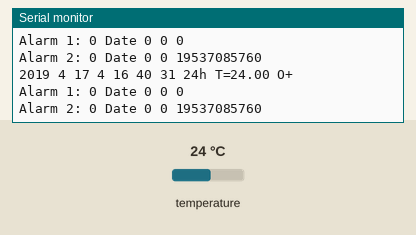
Simulated run of this sketch. Board: ESP32. On the bench: the last lines printed to the serial monitor. Inputs (shaded band) come from the test bench; at power-on: temperature 24 °C. The local clock reads 2024-03-15 10:24:30 at power-on unless the sketch sets it.

Above: at 1.4 s.
1.5 s: temperature set to 12 °C
At 2.8 s:
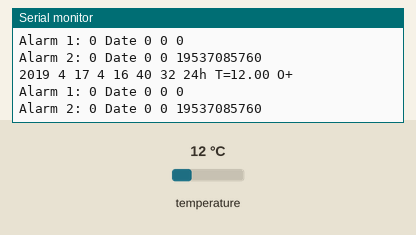
3.0 s: temperature set to 19 °C
At 3.9 s:
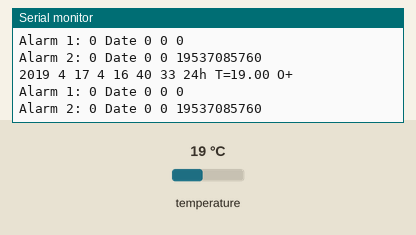

The sketch:

Arduino_ESP32_RTC_ds3231.ino
```cpp
/***********************************************************************
 * Project      :     Arduino_ESP32_RTC_ds3231
 * Description  :     ติดต่อกับไอซีฐานเวลา ds3231
 * Author       :     Tenergy Innovation Co., Ltd.
 * Date         :     14 Nov 2018
 * Revision     :     1.0
 * Rev1.0       :     Original
 * website      :     http://www.tenergyinnovation.co.th
 * Facebook     :     https://www.facebook.com/tenergy.innovation
 * Email        :     uten.boonliam@innovation.co.th
 * TEL          :     089-140-7205

/**************************************/
/*         include library            */
/**************************************/
#include <DS3231.h>
#include <Wire.h>

/**************************************/
/*        object define             */
/**************************************/
DS3231 Clock;

/**************************************/
/*       Global variable define       */
/**************************************/
bool Century=false;
bool h12;
bool PM;
byte ADay, AHour, AMinute, ASecond, ABits;
bool ADy, A12h, Apm;


 /***********************************************************************
 * FUNCTION:    setup
 * DESCRIPTION: setup process
 * PARAMETERS:  nothing
 * RETURNED:    nothing
 ***********************************************************************/
void setup() {
	// Start the I2C interface
	Wire.begin();
	// Start the serial interface
	Serial.begin(9600);
  Serial.println("************************************************");
  Serial.println("Project      :  Arduino_ESP32_RTC_ds3231");
  Serial.println("Author       :  Tenergy Innovation Co., Ltd.");
  Serial.println("Date         :  14 Nov 2018");
  Serial.println("website      :  http://www.tenergyinnovation.co.th");
  Serial.println("Email        :  uten.boonliam@innovation.co.th");
  Serial.println("TEL          :  089-140-7205");
  Serial.println("************************************************");
  //Date
  Clock.setYear(19);
  Clock.setMonth(04);
  Clock.setDate(17);
  Clock.setDoW(4);
  //Time
  Clock.setHour(16);
  Clock.setMinute(40);

}


 /***********************************************************************
 * FUNCTION:    loop
 * DESCRIPTION: loop process
 * PARAMETERS:  nothing
 * RETURNED:    nothing
 ***********************************************************************/
void loop() {
	// send what's going on to the serial monitor.
	// Start with the year
	Serial.print("2");
	if (Century) {			// Won't need this for 89 years.
		Serial.print("1");
	} else {
		Serial.print("0");
	}
	Serial.print(Clock.getYear(), DEC);
	Serial.print(' ');
	// then the month
	Serial.print(Clock.getMonth(Century), DEC);
	Serial.print(' ');
	// then the date
	Serial.print(Clock.getDate(), DEC);
	Serial.print(' ');
	// and the day of the week
	Serial.print(Clock.getDoW(), DEC);
	Serial.print(' ');
	// Finally the hour, minute, and second
	Serial.print(Clock.getHour(h12, PM), DEC);
	Serial.print(' ');
	Serial.print(Clock.getMinute(), DEC);
	Serial.print(' ');
	Serial.print(Clock.getSecond(), DEC);
	// Add AM/PM indicator
	if (h12) {
		if (PM) {
			Serial.print(" PM ");
		} else {
			Serial.print(" AM ");
		}
	} else {
		Serial.print(" 24h ");
	}
	// Display the temperature
	Serial.print("T=");
	Serial.print(Clock.getTemperature(), 2);
	// Tell whether the time is (likely to be) valid
	if (Clock.oscillatorCheck()) {
		Serial.print(" O+");
	} else {
		Serial.print(" O-");
	}
	// Indicate whether an alarm went off
	if (Clock.checkIfAlarm(1)) {
		Serial.print(" A1!");
	}
	if (Clock.checkIfAlarm(2)) {
		Serial.print(" A2!");
	}
	// New line on display
	Serial.print('\n');
	// Display Alarm 1 information
	Serial.print("Alarm 1: ");
	Clock.getA1Time(ADay, AHour, AMinute, ASecond, ABits, ADy, A12h, Apm);
	Serial.print(ADay, DEC);
	if (ADy) {
		Serial.print(" DoW");
	} else {
		Serial.print(" Date");
	}
	Serial.print(' ');
	Serial.print(AHour, DEC);
	Serial.print(' ');
	Serial.print(AMinute, DEC);
	Serial.print(' ');
	Serial.print(ASecond, DEC);
	Serial.print(' ');
	if (A12h) {
		if (Apm) {
			Serial.print('pm ');
		} else {
			Serial.print('am ');
		}
	}
	if (Clock.checkAlarmEnabled(1)) {
		Serial.print("enabled");
	}
	Serial.print('\n');
	// Display Alarm 2 information
	Serial.print("Alarm 2: ");
	Clock.getA2Time(ADay, AHour, AMinute, ABits, ADy, A12h, Apm);
	Serial.print(ADay, DEC);
	if (ADy) {
		Serial.print(" DoW");
	} else {
		Serial.print(" Date");
	}
	Serial.print(' ');
	Serial.print(AHour, DEC);
	Serial.print(' ');
	Serial.print(AMinute, DEC);
	Serial.print(' ');
	if (A12h) {
		if (Apm) {
			Serial.print('pm');
		} else {
			Serial.print('am');
		}
	}
	if (Clock.checkAlarmEnabled(2)) {
		Serial.print("enabled");
	}
	// display alarm bits
	Serial.print('\nAlarm bits: ');
	Serial.print(ABits, BIN);

	Serial.print('\n');
	Serial.print('\n');
	delay(1000);
}
```

Measured:
- after the input at 1.5 s, the serial monitor: prints a new line after 0.92 s (image 1)
- after the input at 3.0 s, the serial monitor: prints a new line after 0.45 s (image 2)
